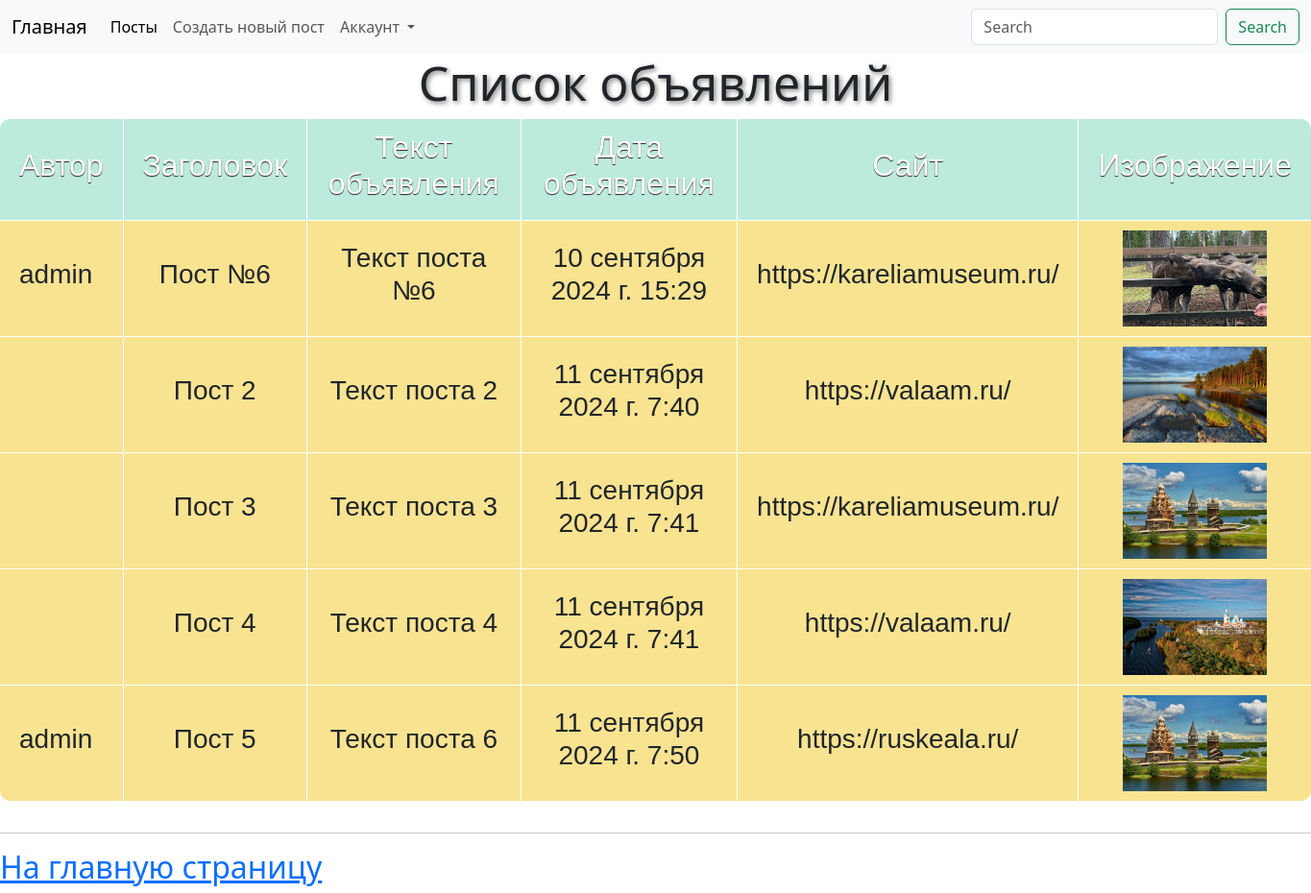
The app's page /board/post/table/ (signed in) with its own data.
### board/models.py (models this page shows, shortened)
class Post(models.Model):
    author = models.ForeignKey(User, on_delete=models.CASCADE, verbose_name='Автор')
    title = models.CharField(max_length=200, verbose_name='Заголовок')
    text = models.TextField(max_length=500, verbose_name='Текст объявления')
    created_at = models.DateTimeField(default=timezone.now, verbose_name='Опубликовано',
                                      editable=False)  # Параметр 'editable' отключает возможность для редактирования
    url_adders = models.CharField(max_length=150, verbose_name='Ссылка на сайт')
    image = models.ImageField(upload_to='posts/', null=True, verbose_name='Изображение')
    slug = models.SlugField(max_length=200, unique=True, editable=False, null=True)
    class Meta:  # Настроечный класс
        verbose_name = 'Объявление'
        verbose_name_plural = 'Объявления'

### users/models.py (models this page shows)
class CustomUser(AbstractUser):
    phone = models.CharField(max_length=20, verbose_name="Телефон")
    city = models.CharField(max_length=100, verbose_name="Город")
    image = models.ImageField(upload_to="users/", null=True, verbose_name="Изображение")

### board/views.py (the view)
# urls.py: path('post/table/', post_list_in_table, name='post_list_in_table'),
def post_list_in_table(request):  # Посты в виде таблицы
    posts = Post.objects.all()
    context = {
        'title': 'Посты',
        'posts': posts
    }
    return render(request, template_name='board/posts_in_table.html', context=context)

### board/templates/board/posts_in_table.html
{% extends 'board/base.html' %}
{% load static %}
{% block content %}
<link href="{% static 'css/style_table.css' %}" rel="stylesheet" type="text/css">
<div>
    <h2 class="how">Список объявлений</h2>
    <table>
        <caption></caption>
        <colgroup></colgroup>
        <thead>
        <tr>
            <th><h2>Автор</h2></th>
            <th><h2>Заголовок</h2></th>
            <th><h2>Текст объявления</h2></th>
            <th><h2>Дата объявления</h2></th>
            <th><h2>Сайт</h2></th>
            <th><h2>Изображение</h2></th>
        </tr>
        </thead>
        <tbody>
        {% for post in posts %}
        <tr>
            <td>
                <h3>{{post.author}}</h3>
            </td>
            <td>
                <h3>{{post.title}}</h3>
            </td>
            <td>
                <h3>{{post.text}}</h3>
            </td>
            <td>
                <h3>{{post.created_at}}</h3>
            </td>
            <td>
                <h3>{{post.url_adders}}</h3>
            </td>
            <td>
                <img width="150px" height="100px" src="/media/{{post.image}}">
            </td>
        </tr>
        {% endfor %}
        </tbody>
    </table>
</div>
<hr>
<a href="{% url 'board:index'%}"><h2>На главную страницу</h2></a>
{% endblock content %}

### board/static/css/style_table.css (style rules this page uses)
table { font-family: "Lucida Sans Unicode", "Lucida Grande", Sans-Serif; font-size: 14px; border-radius: 10px; border-spacing: 0; text-align: center; margin: 0 auto }
th { background: #BCEBDD; color: white; text-shadow: 0 1px 1px #2D2020; padding: 10px 20px; }
th, td { border-style: solid; border-width: 0 1px 1px 0; border-color: white; }
th:first-child, td:first-child { text-align: left; }
th:first-child { border-top-left-radius: 10px; }
th:last-child { border-top-right-radius: 10px; border-right: none; }
td { padding: 10px 20px; background: #F8E391; }
tr:last-child td:first-child { border-radius: 0 0 0 10px; }
tr:last-child td:last-child { border-radius: 0 0 10px 0; }
tr td:last-child { border-right: none; }
div { text-align: center; }
.how { font-size: 50px; text-shadow: 2px 2px 5px rgba(0, 0, 0, 0.5); }

### records on screen
Post: author "admin", title "Пост №6", text "Текст поста №6", created_at "10 сентября 2024 г. 15:29", url_adders "https://kareliamuseum.ru/", image (picture)
Post: title "Пост 2", text "Текст поста 2", created_at "11 сентября 2024 г. 7:40", url_adders "https://valaam.ru/", image (picture)
Post: title "Пост 3", text "Текст поста 3", created_at "11 сентября 2024 г. 7:41", url_adders "https://kareliamuseum.ru/", image (picture)
Post: title "Пост 4", text "Текст поста 4", created_at "11 сентября 2024 г. 7:41", url_adders "https://valaam.ru/", image (picture)
Post: author "admin", title "Пост 5", text "Текст поста 6", created_at "11 сентября 2024 г. 7:50", url_adders "https://ruskeala.ru/", image (picture)
